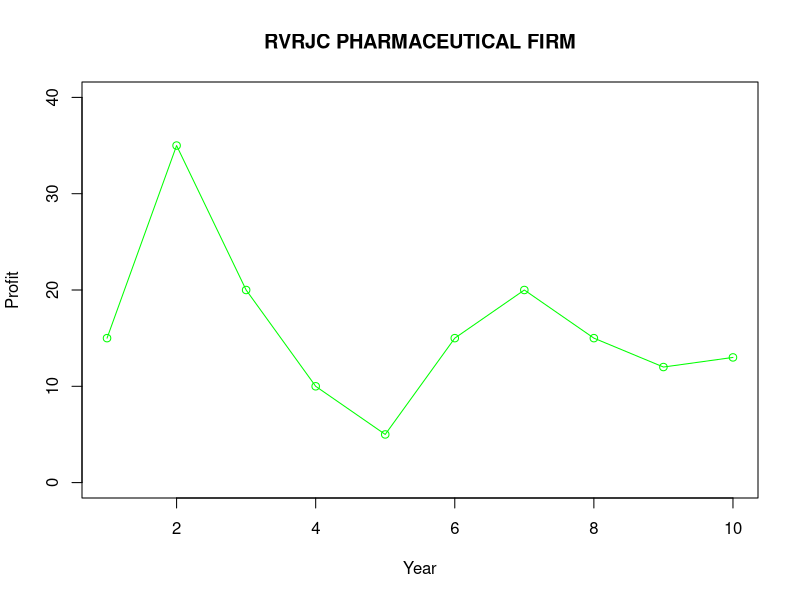

The R script that drew this image:
#Binomial fit and goodness of fit
x<-c(0,1,2,3,4,5,6)
f<-c(7,64,140,210,132,75,12)
fx<-f*x
sumfx<-sum(f*x)
print(sumfx)
sumf<-sum(f)
print(sumf)
s<-length(x)-1
p=sumfx/sumf/s
print(p)
pr<-dbinom(0:6,size=s,prob=p)
pr<-round(pr,digits=5)
fee<-(pr*sumf)
fe<-round(fee,digits=0)
mydata<- data.frame(x,f,fx,pr,fee,fe)
print(mydata)
sums<-list(NA,sum(f),sum(f*x),NA,NA,sum(fe))
mydata<-rbind(mydata,sums)
print(mydata,row.names=FALSE)
result<-chisq.test(f,p=pr,rescale.p=TRUE)
print(result)
tablevalue<-qchisq(.95, df=s)
print(tablevalue)

#Poisson fit and goodness of fit
x<-c(0,1,2,3,4)
f<-c(211,90,19,5,0)
fx<-f*x
sumfx<-sum(f*x)
print(sumfx)
sumf<-sum(f)
print(sumf)
s<-length(x)-1
p=sumfx/sumf
print(p)
pr<-dpois(0:4,lambda=p)
pr<-round(pr,digits=5)
fee<-(pr*sumf)
fe<-round(fee,digits=0)
mydata<- data.frame(x,f,fx,pr,fee,fe)
print(mydata)
sums<-list(NA,sum(f),sum(f*x),NA,NA,sum(fe))
mydata<-rbind(mydata,sums)
print(mydata,row.names=FALSE)
result<-chisq.test(f,p=pr,rescale.p=TRUE)
print(result)
tablevalue<-qchisq(.95, df=s)
print(tablevalue)

# Goodness of fit for ND  
x<-c(1,3,5,7,9)
y<-c(3,5,7,9,11)
f<-c(1,4,6,4,1)
xi<-(x+y)/2
fx<-f*xi
fxx<-f*xi*xi
sumfx<-sum(f*xi)
print(sumfx)
sumfxx<-sum(f*xi*xi)
sumf<-sum(f)
print(sumf)
m<-sumfx/sumf
print(m)
sd<-(sumfxx/sumf)-(m*m)
sd<-sqrt(sd)
print(sd)
u<-pnorm(y,m,sd)
l<-pnorm(x,m,sd)
pr<-u-l
u<-round(u,digits=5)
l<-round(l,digits=5)
pr<-round(pr,digits=5)
fee<-(pr*sumf)
fe<-round(fee,digits=0)
mydata<- data.frame(x,y,xi,f,fx,fxx,u,l,pr,fee,fe)
print(mydata)
sums<-list(NA,NA,NA,sum(f),sum(f*xi),sum(f*xi*xi),NA,NA,NA,NA,sum(fe))
mydata<-rbind(mydata,sums)
print(mydata,row.names=FALSE)
result<-chisq.test(f,p=pr,rescale.p=TRUE)
print(result)



# Goodness of fit contingency table
m<-as.table(rbind(c(190,243,197),c(82,44,44),c(23,78,34),c(5,12,8)))
dimnames(m)=list(Empcategory=c("Labour","Clerks","Technicians","Executives"), BonusSchemes=c("Type1","Type2","Type3"))
print(m)
csum<-colSums (m)
rsum<-rowSums (m)
mytable<-(rbind(m,csum))
print(mytable)
mytable<-(cbind(m,rsum))
print(mytable)
test<-chisq.test(m)
print(test)
print(test$expected,3)


#Frequency polygon
v <- c(15,	35,	20,	10,	5	,15,	20,	15,	12,	13)
plot(v,type="o",xlab="Year",ylab="Profit",xlim=c(1,10),ylim=c(0,40), 
     col="green", main="RVRJC PHARMACEUTICAL FIRM")

#install.packages("tidyverse")
#library("tidyverse")
#v=c(12,45,3,23,12,56)
#qplot(x=v,geom="histogram")
#qplot(x=v,geom="freqpoly")
